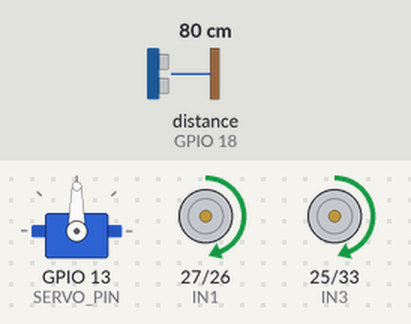
A sketch run on a simulated ESP32. Parts: servo, motor-driver pin pairs drawn as motors (green arrow = first pin HIGH = forward, orange = second pin HIGH = backward, longer = more drive, scaled by the enable pin). Wiring (inferred from the names in the program): ultrasonic range finder: trigger GPIO 5; echo GPIO 18. Inputs (shaded band) come from the test bench; at power-on: distance to the obstacle (sensor on GPIO 18) 80 cm. The echo pulse lasts 58.3 µs per cm.

Above: at 1.7 s.
1.8 s: distance to the obstacle (sensor on GPIO 18) set to 28 cm
3.3 s: distance to the obstacle (sensor on GPIO 18) set to 23 cm
At 5.6 s:
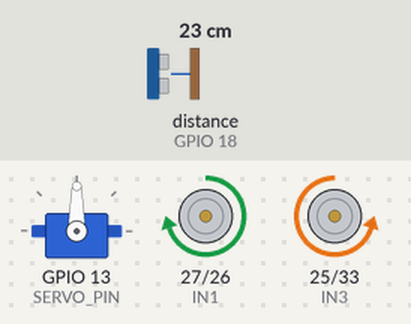
6.3 s: distance to the obstacle (sensor on GPIO 18) set to 35 cm
At 6.9 s:
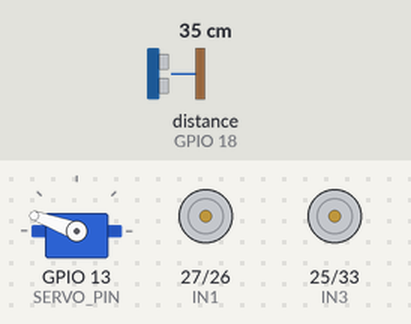
9.3 s: distance to the obstacle (sensor on GPIO 18) set to 2 cm
At 9.9 s:
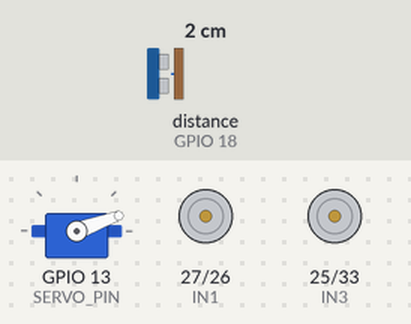
12.3 s: distance to the obstacle (sensor on GPIO 18) set to 60 cm
At 13.6 s:
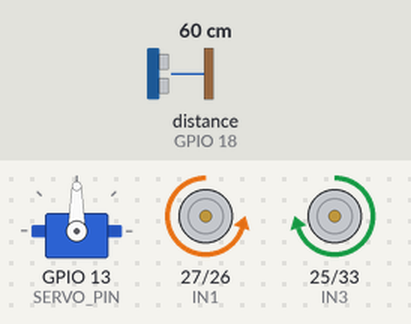
Timing chart, 0 to 15.4 s (numbered marks = the images above; inputs shaded):
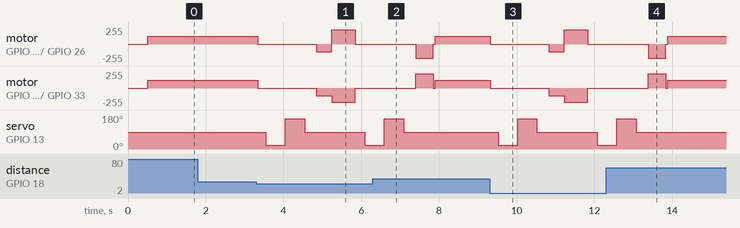

The sketch:

Obstracle_avioding_car_4wd.ino
```cpp
#include <ESP32Servo.h>

const int ENA = 14;
const int IN1 = 27;
const int IN2 = 26;

const int IN3 = 25;
const int IN4 = 33;
const int ENB = 32;

const int TRIG_PIN = 5;
const int ECHO_PIN = 18;

const int SERVO_PIN = 13;

const int OBSTACLE_DIST = 25;
const int MOTOR_SPEED = 115;
const int TURN_SPEED = 215;

Servo myServo;

void setup() {
  Serial.begin(115200);

  pinMode(ENA, OUTPUT);
  pinMode(IN1, OUTPUT);
  pinMode(IN2, OUTPUT);
  pinMode(IN3, OUTPUT);
  pinMode(IN4, OUTPUT);
  pinMode(ENB, OUTPUT);

  pinMode(TRIG_PIN, OUTPUT);
  pinMode(ECHO_PIN, INPUT);

  myServo.attach(SERVO_PIN);
  myServo.write(90);
  delay(500);
}

void loop() {
  int frontDistance = getDistance();

  if (frontDistance > OBSTACLE_DIST || frontDistance == 0) {
    moveForward();
  }
  else {
    stopCar();
    delay(200);

    myServo.write(20);
    delay(500);
    int rightDistance = getDistance();

    myServo.write(160);
    delay(500);
    int leftDistance = getDistance();

    myServo.write(90);
    delay(300);

    if (rightDistance > leftDistance && rightDistance > OBSTACLE_DIST) {
      turnRight();
      delay(450);
      stopCar();
    }
    else if (leftDistance >= rightDistance && leftDistance > OBSTACLE_DIST) {
      turnLeft();
      delay(450);
      stopCar();
    }
    else {
      moveBackward();
      delay(400);
      turnRight();
      delay(600);
      stopCar();
    }
  }
  delay(50);
}

int getDistance() {
  digitalWrite(TRIG_PIN, LOW);
  delayMicroseconds(2);
  digitalWrite(TRIG_PIN, HIGH);
  delayMicroseconds(10);
  digitalWrite(TRIG_PIN, LOW);

  long duration = pulseIn(ECHO_PIN, HIGH, 30000);
  if (duration == 0) return 250;
  int distance = duration * 0.034 / 2;
  return distance;
}

void moveForward() {
  analogWrite(ENA, MOTOR_SPEED);
  analogWrite(ENB, MOTOR_SPEED);

  digitalWrite(IN1, HIGH);
  digitalWrite(IN2, LOW);
  digitalWrite(IN3, HIGH);
  digitalWrite(IN4, LOW);
}

void moveBackward() {
  analogWrite(ENA, MOTOR_SPEED);
  analogWrite(ENB, MOTOR_SPEED);

  digitalWrite(IN1, LOW);
  digitalWrite(IN2, HIGH);
  digitalWrite(IN3, LOW);
  digitalWrite(IN4, HIGH);
}

void turnRight() {
  analogWrite(ENA, TURN_SPEED);
  analogWrite(ENB, TURN_SPEED);

  digitalWrite(IN1, HIGH);
  digitalWrite(IN2, LOW);
  digitalWrite(IN3, LOW);
  digitalWrite(IN4, HIGH);
}

void turnLeft() {
  analogWrite(ENA, TURN_SPEED);
  analogWrite(ENB, TURN_SPEED);

  digitalWrite(IN1, LOW);
  digitalWrite(IN2, HIGH);
  digitalWrite(IN3, HIGH);
  digitalWrite(IN4, LOW);
}

void stopCar() {
  analogWrite(ENA, 0);
  analogWrite(ENB, 0);

  digitalWrite(IN1, LOW);
  digitalWrite(IN2, LOW);
  digitalWrite(IN3, LOW);
  digitalWrite(IN4, LOW);
}
```

Measured:
- the behaviour switches between 27 and 26 cm on distance to the obstacle (sensor on GPIO 18) (found by bisection; images 0 and 1)
- after the input at 1.8 s, every drawn part: stays the same
- after the input at 3.3 s, motor on GPIO 27 (IN1) / GPIO 26 (IN2): forward 115/255 → stopped at once, → backward 115/255 1.5 s later, → forward 215/255 0.40 s later, → stopped 0.60 s later; motor on GPIO 25 (IN3) / GPIO 33 (IN4): forward 115/255 → stopped at once, → backward 115/255 1.5 s later, → backward 215/255 0.40 s later, → stopped 0.60 s later
- after the input at 6.3 s, servo on GPIO 13 (SERVO_PIN): goes on until 7.1 s, then stays 90°
- after the input at 9.3 s, motor on GPIO 27 (IN1) / GPIO 26 (IN2): forward 115/255 → stopped at once, → backward 115/255 1.5 s later, → forward 215/255 0.40 s later, → stopped 0.60 s later; motor on GPIO 25 (IN3) / GPIO 33 (IN4): forward 115/255 → stopped at once, → backward 115/255 1.5 s later, → backward 215/255 0.40 s later, → stopped 0.60 s later
- after the input at 12.3 s, servo on GPIO 13 (SERVO_PIN): goes on until 13.1 s, then stays 90°
